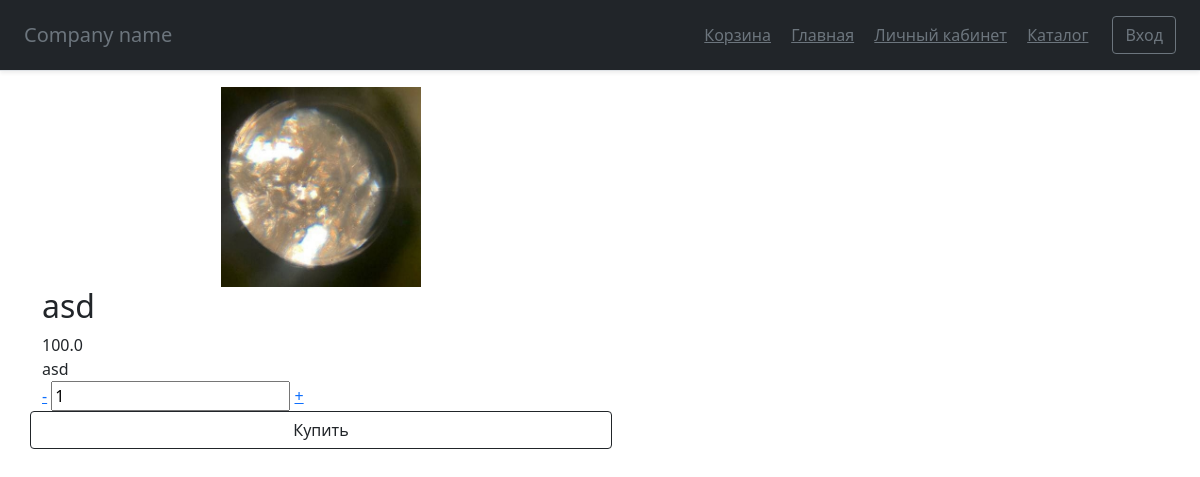
/item/1, run on an earlier commit of the app's database.
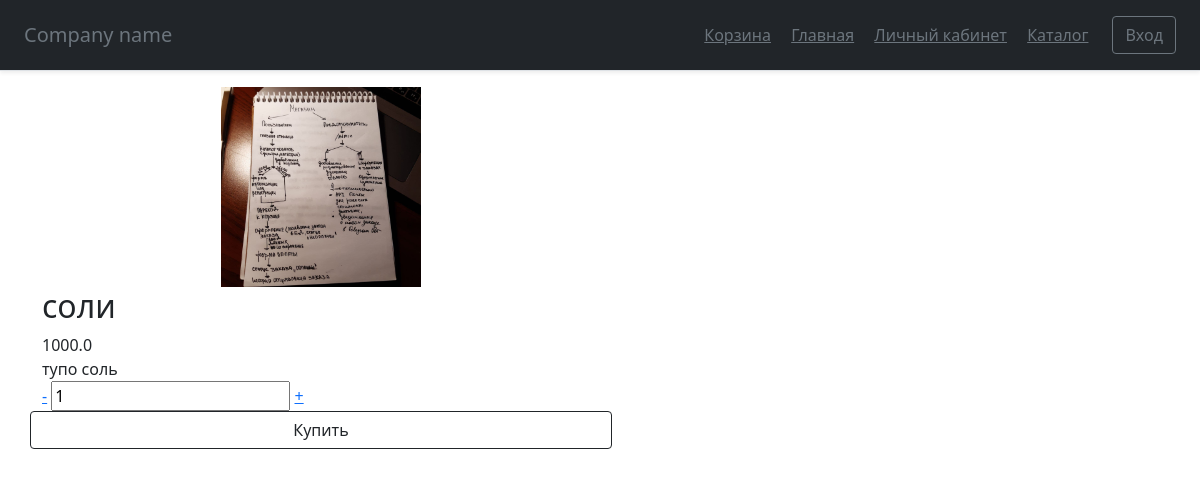
And on a later commit of the database.
### main.py (models this page shows)
class Items(db.Model):
    id = db.Column(db.Integer, primary_key=True, autoincrement=True)
    name = db.Column(db.String(100), nullable=True)
    description = db.Column(db.Text, nullable=True)
    photo_url = db.Column(db.Text, nullable=True)
    count = db.Column(db.Integer, nullable=True)
    price = db.Column(db.Float, nullable=True)

### main.py (the view, shortened to what this page needs)
    @app.route('/item/<id>', methods=['POST', 'GET'])
    def item(id):
        if request.method == 'GET':
            item = Items.query.filter(Items.id == id).all()[0]
            return render_template('item.html', item=item)

### templates/item.html
{% extends "base.html" %}
{% block content %}
<div class="content">
	<div class="container product padding-top">
		<div class="col-sm-6 product-gallery magnific-wrap">
			<div class="img-medium text-center">
				<div class="medium-slider">
						<img src="/{{ item.photo_url }}" width='200px' height="200px">
				</div>
			</div>
		</div>
		<div class="col-sm-6">
			<div class="row">
				<h2 data-product="116">{{ item.name }}</h2>
				<div class="cost">
					<div style="display: inline;" id="product_price">
						<span>{{ item.price }}</span>
					</div>
				</div>
			</div>
			<div class="rating-wrap">
				{{ item.description }}
				<form method="post">
					<div class="row product-count">
						<div class="counting inline-block">
							<a href="" class="a-less disabled">-</a>
							<input type="text" value="1" id="product_amount" data-max="50">
							<a href="" class="a-more">+</a>
						</div>
						<button class="w-100 btn btn-outline-dark" type="submit">Купить</button>
					</div>
				</form>
		</div>
	</div>
{% endblock %}

### templates/base.html (shortened to what this page needs)
<!doctype html>
<html lang="ru">
  <head>
      <link href="https://cdn.jsdelivr.net/npm/bootstrap@5.0.0-beta2/dist/css/bootstrap.min.css"
          rel="stylesheet"
>
        <link href="/static/css/{{ css_file }}" rel="stylesheet">
  </head>
  <body>
<header class="d-flex flex-column flex-md-row align-items-center p-3 px-md-4 mb-3 bg-dark border-bottom shadow-sm">
  <p class="h5 my-0 me-md-auto fw-normal text-muted">Company name</p>
  <nav class="my-2 my-md-0 me-md-3">
    {% if session['id'] %}
    <a class="p-2 text-muted" href="./cart">Корзина</a>
    {% else %}
    <a class="p-2 text-muted" href="./authorization">Корзина</a>
    {% endif %}
    <a class="p-2 text-muted" href="./main_page">Главная</a>
    {% if session['id'] %}
    <a class="p-2 text-muted" href="./personal_info">Личный кабинет</a>
    {% else %}
    <a class="p-2 text-muted" href="./authorization">Личный кабинет</a>
    {% endif %}
    <a class="p-2 text-muted" href="./catalog">Каталог</a>
  </nav>
  {% if session['id'] %}
    <a class="btn btn-outline-secondary" href="./clear">Выход</a>
  {% else %}
    <a class="btn btn-outline-secondary" href="./authorization">Вход</a>
  {% endif %}
</header>
<main role="main" class="{{ class_main }}">
    {% block content %}{% endblock %}
</main>
</body>
</html>

What changed in the data, as far as the page shows it:
changed Items: photo_url: a different picture; name "asd" → "соли"; price "100.0" → "1000.0"; description "asd" → "тупо соль"
